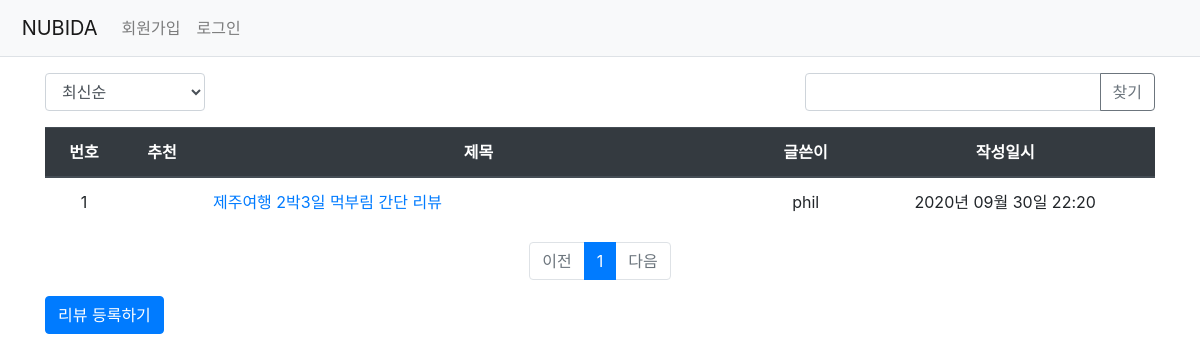
Page /question/list/ on the earlier database version.
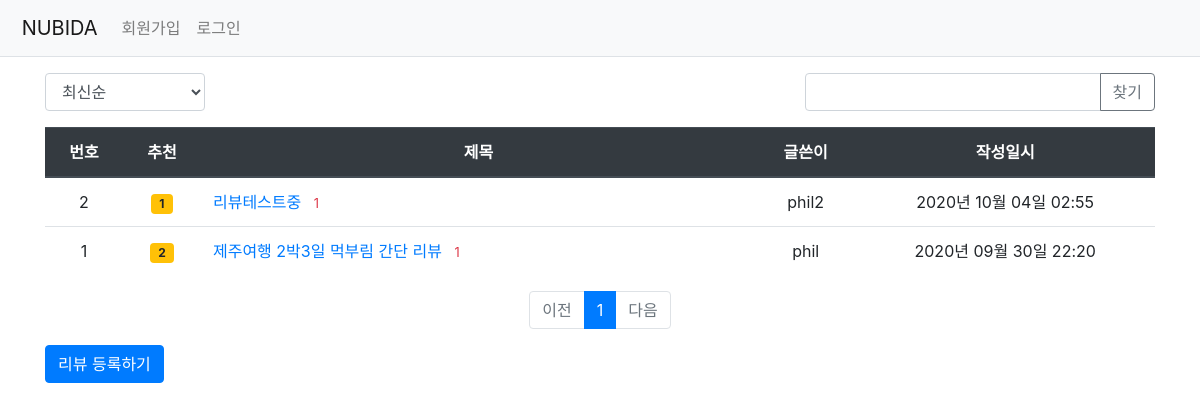
Same page on the later database version.
### pybo/models.py (models this page shows)
class Question(db.Model):
    id = db.Column(db.Integer, primary_key=True)
    subject = db.Column(db.String(200), nullable=False)
    content = db.Column(db.Text(), nullable=False)
    create_date = db.Column(db.DateTime(), nullable=False)
    modify_date = db.Column(db.DateTime(), nullable=True)
    user_id = db.Column(db.Integer, db.ForeignKey('user.id', ondelete='CASCADE'), nullable=False)
    user = db.relationship('User', backref=db.backref('question_set'))
    voter = db.relationship('User', secondary=question_voter, backref=db.backref('question_voter_set'))

class User(db.Model):
    id = db.Column(db.Integer, primary_key=True)
    username = db.Column(db.String(150), unique=True, nullable=False)
    password = db.Column(db.String(200), nullable=False)
    email = db.Column(db.String(120), unique=True, nullable=False)

### pybo/views/question_views.py (the view, shortened to what this page needs)
@bp.route('/list/')
def _list():
    page = request.args.get('page', type=int, default=1)
    kw = request.args.get('kw', type=str, default='')
    so = request.args.get('so', type=str, default='recent')
    if so == 'recommend':
        sub_query = db.session.query(question_voter.c.question_id, func.count('*').label('num_voter')) \
            .group_by(question_voter.c.question_id).subquery()
        question_list = Question.query \
            .outerjoin(sub_query, Question.id == sub_query.c.question_id) \
            .order_by(sub_query.c.num_voter.desc(), Question.create_date.desc())
    elif so == 'popular':
        sub_query = db.session.query(Answer.question_id, func.count('*').label('num_answer')) \
            .group_by(Answer.question_id).subquery()
        question_list = Question.query \
            .outerjoin(sub_query, Question.id == sub_query.c.question_id) \
            .order_by(sub_query.c.num_answer.desc(), Question.create_date.desc())
    else:  # recent
        question_list = Question.query.order_by(Question.create_date.desc())
    question_list = question_list.paginate(page, per_page=10)
    return render_template('question/question_list.html', question_list=question_list, page=page, kw=kw, so=so)

### pybo/filter.py (called while the page is built)
def format_datetime(value, fmt='%Y년 %m월 %d일 %H:%M'):
    return value.strftime(fmt)

### pybo/views/auth_views.py (called while the page is built)
@bp.before_app_request
def load_logged_in_user():
    user_id = session.get('user_id')
    if user_id is None:
        g.user = None
    else:
        g.user = User.query.get(user_id)

### pybo/templates/question/question_list.html (shortened to what this page needs)
{% extends 'base.html' %}
{% block content %}
<div class="container my-3">
   <div class="row justify-content-between my-3">
        <div class="col-2">
            <select class="form-control so">
                <option value="recent" {% if so=='recent' %}selected{% endif %}>최신순</option>
            </select>
        </div>
        <div class="col-4 input-group">
            <input type="text" class="form-control kw" value="{{ kw or '' }}">
            <div class="input-group-append">
                <button class="btn btn-outline-secondary" type="button" id="btn_search">찾기</button>
            </div>
        </div>
    </div>
    <table class="table">
        <thead>
        <tr class="text-center thead-dark">
            <th>번호</th>
            <th>추천</th>
            <th style="width:50%">제목</th>
            <th>글쓴이</th>
            <th>작성일시</th>
        </tr>
        </thead>
        <tbody>
        {% if question_list %}
        {% for question in question_list.items %}
        <tr class="text-center">
            <td>{{ question_list.total - ((question_list.page-1) * question_list.per_page) - loop.index0 }}</td>
            <td>
            {% if question.voter|length > 0 %}
            <span class="badge badge-warning px-2 py-1">{{ question.voter|length }}</span>
            {% endif %}
            </td>
            <td class="text-left">
                <a href="{{ url_for('question.detail', question_id=question.id) }}">{{ question.subject }}</a>
                {% if question.answer_set|length > 0 %}
                <span class="text-danger small ml-2">{{ question.answer_set|length }}</span>
                {% endif %}
            </td>
            <td>{{ question.user.username }}</td>
            <td>{{ question.create_date|datetime }}</td>
        </tr>
        {% endfor %}
        {% else %}
        <tr>
            <td colspan="3">리뷰가 없습니다.</td>
        </tr>
        {% endif %}
        </tbody>
    </table>
    <ul class="pagination justify-content-center">
        {% if question_list.has_prev %}
        <li class="page-item">
            <a class="page-link" data-page="{{ question_list.prev_num }}" href="#">이전</a>
        </li>
        {% else %}
        <li class="page-item disabled">
            <a class="page-link" tabindex="-1" aria-disabled="true" href="#">이전</a>
        </li>
        {% endif %}
        {% for page_num in question_list.iter_pages() %}
            {% if page_num %}
                {% if page_num != question_list.page %}
                <li class="page-item">
                     <a class="page-link" data-page="{{ page_num }}" href="#">{{ page_num }}</a>
                </li>
                {% else %}
                <li class="page-item active" aria-current="page">
                    <a class="page-link" href="#">{{ page_num }}</a>
                </li>
                {% endif %}
           {% else %}
                <li class="disabled">
                    <a class="page-link" href="#">...</a>
                </li>
           {% endif %}
        {% endfor %}
        {% if question_list.has_next %}
        <li class="page-item">
            <a class="page-link" data-page="{{ question_list.next_num }}" href="#">다음</a>
        </li>
        {% else %}
        <li class="page-item disabled">
            <a class="page-link" tabindex="-1" aria-disabled="true" href="#">다음</a>
        </li>
        {% endif %}
    </ul>
    <a href="{{ url_for('question.create') }}" class="btn btn-primary">리뷰 등록하기</a>
</div>
{% endblock %}

### pybo/templates/base.html (shortened to what this page needs)
<!doctype html>
<html lang="ko">
<head>
    <link rel="stylesheet" href="{{ url_for('static', filename='bootstrap.min.css') }}">
    <link rel="stylesheet" href="{{ url_for('static', filename='style.css') }}">
</head>
<body>
{% include "navbar.html" %}
{% block content %}
{% endblock %}
</body>
</html>

### pybo/templates/navbar.html (shortened to what this page needs)
<nav class="navbar navbar-expand-lg navbar-light bg-light border-bottom">
     <a class="navbar-brand " href="{{ url_for('main.index') }}"><img alt="" src="https://i.imgur.com/UbOGXgh.png" style="max-width:6%;height:auto">  NUBIDA  </a>
    <div class="collapse navbar-collapse flex-grow-0 " id="navbarNav">
        {% if g.user %}
        <ul class="navbar-nav ">
            <li class="nav-item ">
                <a class="nav-link " href="{{ url_for('auth.logout') }}">{{ g.user.username }} (로그아웃)</a>
            </li>
        </ul>
        {% else %}
        <ul class="navbar-nav ">
            <li class="nav-item ">
               <a class="nav-link" href="{{ url_for('auth.signup') }}">회원가입</a>
            </li>
            <li class="nav-item ">
               <a class="nav-link" href="{{ url_for('auth.login') }}">로그인</a>
            </li>
        </ul>
        {% endif %}
    </div>
</nav>

Differences in the rows shown:
added Question: total "2", voter|length "1", subject "리뷰테스트중", answer_set|length "1", user.username "phil2", create_date "2020년 10월 04일 02:55"
shown differently, row unchanged: Question "제주여행 2박3일 먹부림 간단 리뷰": voter|length (not shown) → "2"; answer_set|length (not shown) → "1"
